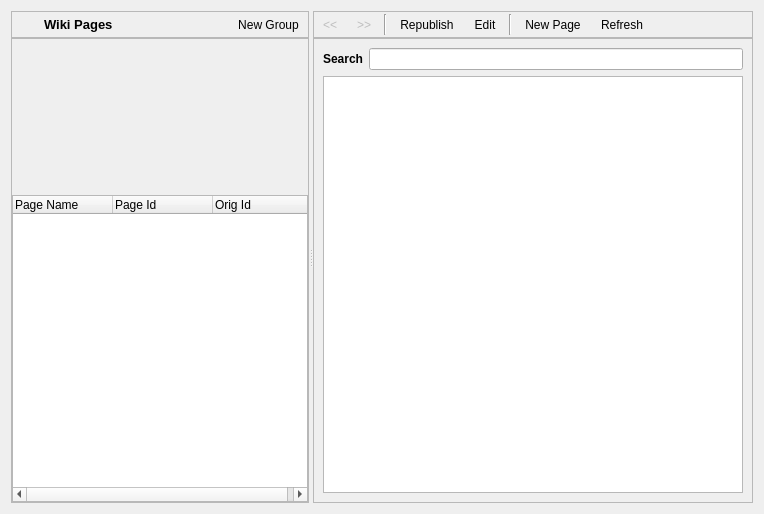
<?xml version="1.0" encoding="UTF-8"?>
<ui version="4.0">
 <class>WikiDialog</class>
 <widget class="QWidget" name="WikiDialog">
  <property name="geometry">
   <rect>
    <x>0</x>
    <y>0</y>
    <width>764</width>
    <height>514</height>
   </rect>
  </property>
  <property name="windowTitle">
   <string/>
  </property>
  <layout class="QVBoxLayout" name="verticalLayout_4">
   <item>
    <widget class="QSplitter" name="splitter">
     <property name="orientation">
      <enum>Qt::Horizontal</enum>
     </property>
     <widget class="QWidget" name="layoutWidget">
      <layout class="QVBoxLayout" name="verticalLayout_3">
       <property name="spacing">
        <number>0</number>
       </property>
       <item>
        <widget class="QFrame" name="titleBarFrame">
         <property name="frameShape">
          <enum>QFrame::StyledPanel</enum>
         </property>
         <property name="frameShadow">
          <enum>QFrame::Raised</enum>
         </property>
         <layout class="QHBoxLayout" name="horizontalLayout_2">
          <property name="margin">
           <number>2</number>
          </property>
          <item>
           <widget class="QLabel" name="label">
            <property name="maximumSize">
             <size>
              <width>24</width>
              <height>24</height>
             </size>
            </property>
            <property name="text">
             <string/>
            </property>
            <property name="pixmap">
             <pixmap resource="Wiki_images.qrc">:/images/wikibook_32.png</pixmap>
            </property>
            <property name="scaledContents">
             <bool>true</bool>
            </property>
           </widget>
          </item>
          <item>
           <widget class="QLabel" name="label_2">
            <property name="font">
             <font>
              <pointsize>10</pointsize>
              <weight>75</weight>
              <bold>true</bold>
             </font>
            </property>
            <property name="text">
             <string>Wiki Pages</string>
            </property>
           </widget>
          </item>
          <item>
           <widget class="QToolButton" name="toolButton_NewGroup">
            <property name="text">
             <string>New Group</string>
            </property>
            <property name="icon">
             <iconset resource="Wiki_images.qrc">
              <normaloff>:/images/resource-group-new.png</normaloff>:/images/resource-group-new.png</iconset>
            </property>
            <property name="iconSize">
             <size>
              <width>24</width>
              <height>24</height>
             </size>
            </property>
            <property name="toolButtonStyle">
             <enum>Qt::ToolButtonTextBesideIcon</enum>
            </property>
            <property name="autoRaise">
             <bool>true</bool>
            </property>
           </widget>
          </item>
         </layout>
        </widget>
       </item>
       <item>
        <widget class="QScrollArea" name="scrollArea_2">
         <property name="widgetResizable">
          <bool>true</bool>
         </property>
         <widget class="QWidget" name="scrollAreaWidgetContents_2">
          <property name="geometry">
           <rect>
            <x>0</x>
            <y>0</y>
            <width>241</width>
            <height>454</height>
           </rect>
          </property>
          <layout class="QVBoxLayout" name="verticalLayout_2">
           <property name="margin">
            <number>0</number>
           </property>
           <item>
            <widget class="GroupTreeWidget" name="groupTreeWidget" native="true">
             <property name="minimumSize">
              <size>
               <width>0</width>
               <height>150</height>
              </size>
             </property>
            </widget>
           </item>
           <item>
            <widget class="QTreeWidget" name="treeWidget_Pages">
             <column>
              <property name="text">
               <string>Page Name</string>
              </property>
             </column>
             <column>
              <property name="text">
               <string>Page Id</string>
              </property>
             </column>
             <column>
              <property name="text">
               <string>Orig Id</string>
              </property>
             </column>
            </widget>
           </item>
          </layout>
         </widget>
        </widget>
       </item>
      </layout>
     </widget>
     <widget class="QWidget" name="layoutWidget">
      <layout class="QVBoxLayout" name="verticalLayout_5">
       <property name="spacing">
        <number>0</number>
       </property>
       <item>
        <widget class="QFrame" name="toolBarFrame">
         <property name="frameShape">
          <enum>QFrame::StyledPanel</enum>
         </property>
         <property name="frameShadow">
          <enum>QFrame::Raised</enum>
         </property>
         <layout class="QHBoxLayout" name="horizontalLayout">
          <property name="margin">
           <number>2</number>
          </property>
          <item>
           <widget class="QToolButton" name="toolButton_PrevPage">
            <property name="enabled">
             <bool>false</bool>
            </property>
            <property name="text">
             <string>&lt;&lt;</string>
            </property>
            <property name="icon">
             <iconset resource="Wiki_images.qrc">
              <normaloff>:/images/arrow-left.png</normaloff>:/images/arrow-left.png</iconset>
            </property>
            <property name="iconSize">
             <size>
              <width>24</width>
              <height>24</height>
             </size>
            </property>
            <property name="autoRaise">
             <bool>true</bool>
            </property>
           </widget>
          </item>
          <item>
           <widget class="QToolButton" name="toolButton_NextPage">
            <property name="enabled">
             <bool>false</bool>
            </property>
            <property name="text">
             <string>&gt;&gt;</string>
            </property>
            <property name="icon">
             <iconset resource="Wiki_images.qrc">
              <normaloff>:/images/arrow-right.png</normaloff>:/images/arrow-right.png</iconset>
            </property>
            <property name="iconSize">
             <size>
              <width>24</width>
              <height>24</height>
             </size>
            </property>
            <property name="autoRaise">
             <bool>true</bool>
            </property>
           </widget>
          </item>
          <item>
           <widget class="Line" name="line">
            <property name="orientation">
             <enum>Qt::Vertical</enum>
            </property>
           </widget>
          </item>
          <item>
           <widget class="QToolButton" name="toolButton_Republish">
            <property name="text">
             <string>Republish</string>
            </property>
            <property name="icon">
             <iconset resource="Wiki_images.qrc">
              <normaloff>:/images/republish.png</normaloff>:/images/republish.png</iconset>
            </property>
            <property name="iconSize">
             <size>
              <width>24</width>
              <height>24</height>
             </size>
            </property>
            <property name="toolButtonStyle">
             <enum>Qt::ToolButtonTextBesideIcon</enum>
            </property>
            <property name="autoRaise">
             <bool>true</bool>
            </property>
           </widget>
          </item>
          <item>
           <widget class="QToolButton" name="toolButton_Edit">
            <property name="text">
             <string>Edit</string>
            </property>
            <property name="icon">
             <iconset resource="Wiki_images.qrc">
              <normaloff>:/images/story-editor.png</normaloff>:/images/story-editor.png</iconset>
            </property>
            <property name="iconSize">
             <size>
              <width>24</width>
              <height>24</height>
             </size>
            </property>
            <property name="toolButtonStyle">
             <enum>Qt::ToolButtonTextBesideIcon</enum>
            </property>
            <property name="autoRaise">
             <bool>true</bool>
            </property>
           </widget>
          </item>
          <item>
           <widget class="Line" name="line_3">
            <property name="orientation">
             <enum>Qt::Vertical</enum>
            </property>
           </widget>
          </item>
          <item>
           <widget class="QToolButton" name="toolButton_NewPage">
            <property name="text">
             <string>New Page</string>
            </property>
            <property name="icon">
             <iconset resource="Wiki_images.qrc">
              <normaloff>:/images/appointment-new.png</normaloff>:/images/appointment-new.png</iconset>
            </property>
            <property name="iconSize">
             <size>
              <width>24</width>
              <height>24</height>
             </size>
            </property>
            <property name="toolButtonStyle">
             <enum>Qt::ToolButtonTextBesideIcon</enum>
            </property>
            <property name="autoRaise">
             <bool>true</bool>
            </property>
           </widget>
          </item>
          <item>
           <widget class="QToolButton" name="toolButton_Delete">
            <property name="enabled">
             <bool>true</bool>
            </property>
            <property name="text">
             <string>Refresh</string>
            </property>
            <property name="icon">
             <iconset resource="Wiki_images.qrc">
              <normaloff>:/images/republish.png</normaloff>:/images/republish.png</iconset>
            </property>
            <property name="iconSize">
             <size>
              <width>24</width>
              <height>24</height>
             </size>
            </property>
            <property name="toolButtonStyle">
             <enum>Qt::ToolButtonTextBesideIcon</enum>
            </property>
            <property name="autoRaise">
             <bool>true</bool>
            </property>
           </widget>
          </item>
          <item>
           <spacer name="horizontalSpacer">
            <property name="orientation">
             <enum>Qt::Horizontal</enum>
            </property>
            <property name="sizeHint" stdset="0">
             <size>
              <width>40</width>
              <height>20</height>
             </size>
            </property>
           </spacer>
          </item>
         </layout>
        </widget>
       </item>
       <item>
        <widget class="QScrollArea" name="scrollArea">
         <property name="widgetResizable">
          <bool>true</bool>
         </property>
         <property name="alignment">
          <set>Qt::AlignBottom|Qt::AlignLeading|Qt::AlignLeft</set>
         </property>
         <widget class="QWidget" name="scrollAreaWidgetContents">
          <property name="geometry">
           <rect>
            <x>0</x>
            <y>0</y>
            <width>491</width>
            <height>454</height>
           </rect>
          </property>
          <property name="styleSheet">
           <string notr="true">QWidget#scrollAreaWidgetContents{border: none;}</string>
          </property>
          <layout class="QVBoxLayout" name="verticalLayout">
           <item>
            <layout class="QHBoxLayout" name="horizontalLayout_3">
             <item>
              <widget class="QLabel" name="label_3">
               <property name="font">
                <font>
                 <weight>75</weight>
                 <bold>true</bold>
                </font>
               </property>
               <property name="text">
                <string>Search</string>
               </property>
              </widget>
             </item>
             <item>
              <widget class="QLineEdit" name="lineEdit"/>
             </item>
            </layout>
           </item>
           <item>
            <widget class="QTextBrowser" name="textBrowser"/>
           </item>
          </layout>
         </widget>
        </widget>
       </item>
      </layout>
     </widget>
    </widget>
   </item>
  </layout>
 </widget>
 <customwidgets>
  <customwidget>
   <class>GroupTreeWidget</class>
   <extends>QWidget</extends>
   <header>gui/common/GroupTreeWidget.h</header>
   <container>1</container>
  </customwidget>
 </customwidgets>
 <resources>
  <include location="Wiki_images.qrc"/>
 </resources>
 <connections/>
</ui>
